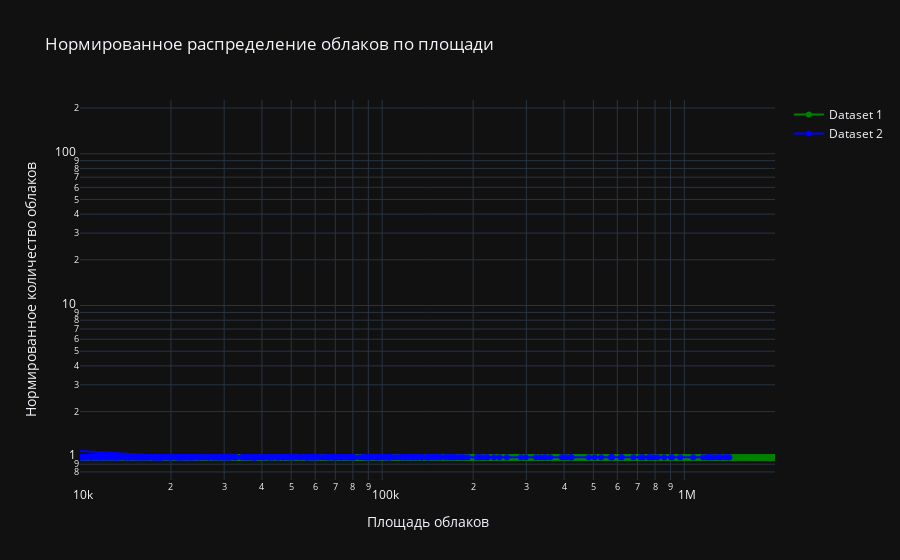

Notebook code for this chart:
### Code cell
plot_cloud_area_distribution(df_footprint, df_station, month=5)

### Figure 1 — Plotly figure (JSON) as saved in the notebook; plotly's stock layout.template omitted (floating-point values rounded to 4 significant figures; data arrays with more than 128 entries replaced by an {"elided": "..."} marker saying what was removed)
{"data": [{"line": {"color": "green"}, "mode": "lines+markers", "name": "Dataset 1", "type": "scatter", "x": {"elided": "92778 float values"}, "y": {"elided": "92778 int values"}}, {"line": {"color": "blue"}, "mode": "lines+markers", "name": "Dataset 2", "type": "scatter", "x": {"elided": "2231 float values"}, "y": {"elided": "2231 int values"}}], "layout": {"title": {"text": "Нормированное распределение облаков по площади"}, "xaxis": {"range": [4, 6.3], "title": {"text": "Площадь облаков"}, "type": "log"}, "yaxis": {"title": {"text": "Нормированное количество облаков"}, "type": "log"}}}
